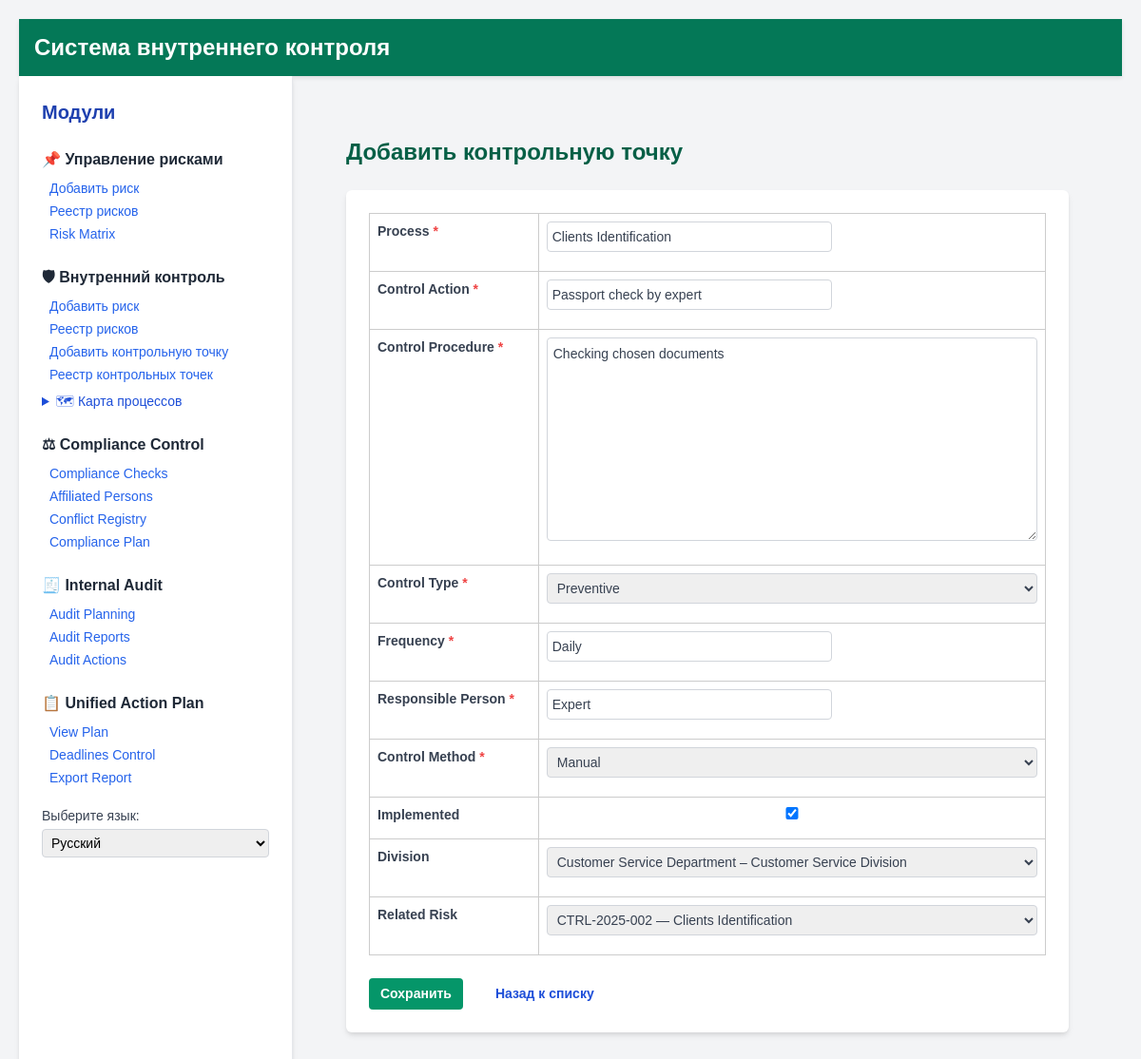
The page /ru/control/control-points/edit/8/ on the database its author committed.
### control_app/models.py (models this page shows, shortened)
class ControlPoint(models.Model):
    CONTROL_TYPE_CHOICES = [('preventive', _("Preventive")), ('detective', _("Detective"))]
    CONTROL_METHOD_CHOICES = [('manual', _("Manual")), ('automated', _("Automated"))]
    process = models.CharField(_("Process"), max_length=255)
    related_risk = models.ForeignKey(Risk, on_delete=models.SET_NULL, null=True, blank=True, related_name="linked_control_points", verbose_name=_("Related Risk"))
    control_action = models.CharField(_("Control Action"), max_length=255)
    control_procedure = models.TextField(_("Control Procedure"))
    control_type = models.CharField(_("Control Type"), max_length=20, choices=CONTROL_TYPE_CHOICES)
    frequency = models.CharField(_("Frequency"), max_length=100)
    responsible_person = models.CharField(_("Responsible Person"), max_length=100)
    control_method = models.CharField(_("Control Method"), max_length=20, choices=CONTROL_METHOD_CHOICES)
    implemented = models.BooleanField(_("Implemented"), default=False)
    division = models.ForeignKey(Division, verbose_name=_("Division"), on_delete=models.CASCADE, null=True, blank=True)
    department = models.ForeignKey(Department, on_delete=models.CASCADE, related_name='control_points')

### control_app/views.py (the view)
# urls.py: path('control-points/edit/<int:pk>/', control_point_edit, name='control_point_edit'),
def control_point_edit(request, pk):
    point = get_object_or_404(ControlPoint, pk=pk)
    if request.method == 'POST':
        form = ControlPointForm(request.POST, instance=point)
        if form.is_valid():
            form.save()
            return redirect('control_point_list')
    else:
        form = ControlPointForm(instance=point)
    return render(request, 'control_app/control_point_form.html', {
        'form': form,
    })

### control_app/models.py (called while the page is built)
    def __str__(self):
        return f"{self.department.name} – {self.name}"

### risk_app/templatetags/form_filters.py (called while the page is built)
@register.filter(name='add_class')
def add_class(field, css_class):
    return field.as_widget(attrs={**field.field.widget.attrs, 'class': css_class})

### control_app/templates/control_app/control_point_form.html (shortened to what this page needs)
{% extends 'main_app/home.html' %}
{% load i18n form_filters static %}
{% block content %}
{% with hide_sidebar=True %}
<link rel="stylesheet" href="{% static 'css/style.css' %}">
<div class="container max-w-4xl mx-auto px-4 py-6">
    <h2 class="text-2xl font-bold mb-6 text-green-800">{% trans "Add Control Point" %}</h2>
    <form method="post" class="bg-white shadow-md rounded-md p-6">
        <table class="w-full text-sm text-gray-700 mb-6">
            {% for field in form.visible_fields %}
                {% if field.name != "related_risk" %}
                <tr class="align-top">
                    <td class="py-2 pr-4 font-semibold w-1/4">
                        <label for="{{ field.id_for_label }}">
                            {{ field.label }}{% if field.field.required %}<span class="text-red-500"> *</span>{% endif %}
                        </label>
                    </td>
                    <td class="py-2 w-3/4">
                        {{ field|add_class:"form-input w-full rounded border-gray-300" }}
                    </td>
                </tr>
                {% endif %}
            {% endfor %}
            <tr class="align-top">
                <td class="py-2 pr-4 font-semibold w-1/4">
                    <label for="id_related_risk">{% trans "Related Risk" %}</label>
                </td>
                <td class="py-2 w-3/4">
                    <select name="related_risk" id="id_related_risk" class="form-input w-full rounded border-gray-300">
                        {% for risk in form.fields.related_risk.queryset %}
                            <option value="{{ risk.id }}" {% if form.related_risk.value == risk.id %}selected{% endif %}>
                                {{ risk.risk_code }} — {{ risk.name }}
                            </option>
                        {% endfor %}
                    </select>
                </td>
            </tr>
        </table>
        <div class="flex items-center space-x-4">
            <button type="submit" class="btn btn-save">{% trans "Save" %}</button>
            <a href="{% url 'control:control_point_list' %}" class="btn btn-back">{% trans "Back to list" %}</a>
        </div>
    </form>
</div>
{% endwith %}
{% endblock %}

### control_app/static/css/style.css (style rules this page uses)
body { font-family: Arial, sans-serif; margin: 20px; }
label { display: block; font-weight: bold; margin-bottom: 5px; }
select, input[type="text"] { width: 300px; padding: 5px; }
button { padding: 10px 20px; font-weight: bold; background-color: #007BFF; color: white; border: none; cursor: pointer; }
input, select, textarea { width: 100%; padding: 6px; border: 1px solid #ccc; border-radius: 4px; margin-bottom: 12px; font-size: 14px; }
label { font-weight: bold; display: block; margin-bottom: 4px; }
.btn { display: inline-block; padding: 8px 14px; border: none; border-radius: 4px; text-decoration: none; font-weight: bold; cursor: pointer; }
.btn-save { background-color: #059669; color: white; }
.btn-back { margin-left: 10px; color: #1d4ed8; }
body { font-family: Arial, sans-serif; }
table { border-collapse: collapse; width: 100%; margin-bottom: 20px; }
table, th, td { border: 1px solid #ccc; }
th, td { padding: 8px; text-align: left; }
button[type="submit"], .btn-filter { background-color: #059669; color: white; border: none; padding: 6px 12px; border-radius: 4px; cursor: pointer; }
.btn { padding: 6px 12px; text-decoration: none; border-radius: 4px; font-size: 14px; margin-right: 6px; }

### rows shown on the page
ControlPoint: visible_fields "Clients Identification" "Passport check by expert" "Checking chosen documents" "Preventive" "Daily" "Expert" "Manual" "☑" "Customer Service Department – Customer Service Division"

### other values the page prints
{{ field.label }} "Process" "Control Action" "Control Procedure" "Control Type" "Frequency" "Responsible Person" "Control Method" "Implemented" "Division"
form field related_risk "CTRL-2025-002 — Clients Identification"
